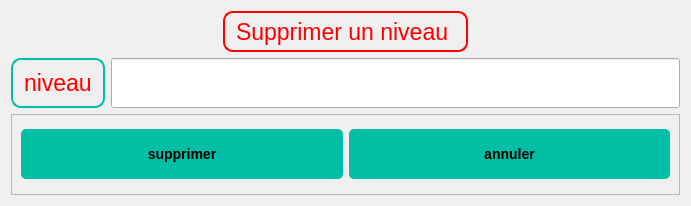
<?xml version="1.0" encoding="UTF-8"?>
<ui version="4.0">
 <class>Dialog</class>
 <widget class="QDialog" name="Dialog">
  <property name="geometry">
   <rect>
    <x>0</x>
    <y>0</y>
    <width>691</width>
    <height>206</height>
   </rect>
  </property>
  <property name="windowTitle">
   <string>Dialog</string>
  </property>
  <property name="styleSheet">
   <string notr="true">QLabel {
    background-color: none;
    border: 2px solid #00BFA5;
    border-radius: 10px;
    padding: 5px;
    color: #000000;
    font-size: 17pt;
    font-family: Arial, sans-serif;
}
QPushButton {
    font-family: &quot;Arial&quot;, sans-serif;
    font-size: 14px;
    font-weight: bold;
    color: #000000;
    background-color: #00BFA5;
    border: none;
    border-radius: 5px;
    padding: 8px 16px;
    text-align: center;
    text-transform: uppercase;
}

QPushButton:hover {
    background-color: #009980;
}
</string>
  </property>
  <layout class="QGridLayout" name="gridLayout">
   <item row="1" column="0">
    <widget class="QLabel" name="label_2">
     <property name="font">
      <font>
       <family>Arial,sans-serif</family>
       <pointsize>17</pointsize>
      </font>
     </property>
     <property name="styleSheet">
      <string notr="true">color : red;</string>
     </property>
     <property name="text">
      <string>niveau</string>
     </property>
    </widget>
   </item>
   <item row="1" column="1">
    <widget class="QLineEdit" name="niveau">
     <property name="minimumSize">
      <size>
       <width>0</width>
       <height>50</height>
      </size>
     </property>
     <property name="text">
      <string/>
     </property>
    </widget>
   </item>
   <item row="2" column="0" rowspan="2" colspan="2">
    <widget class="QFrame" name="frame">
     <property name="frameShape">
      <enum>QFrame::StyledPanel</enum>
     </property>
     <property name="frameShadow">
      <enum>QFrame::Raised</enum>
     </property>
     <layout class="QGridLayout" name="gridLayout_2">
      <item row="0" column="0">
       <widget class="QPushButton" name="pushButton">
        <property name="minimumSize">
         <size>
          <width>0</width>
          <height>50</height>
         </size>
        </property>
        <property name="styleSheet">
         <string notr="true">/* Buttons */
QPushButton {
    font-family: &quot;Arial&quot;, sans-serif;
    font-size: 14px;
    font-weight: bold;
    color: #000000; /* Black text color */
    background-color: #00BFA5; /* Teal button background color */
    border: none;
    border-radius: 5px;
    padding: 8px 16px;
    text-align: center; /* Center align button text */
    text-transform: uppercase; /* Uppercase button text */
}

QPushButton:hover {
    background-color: #009980; /* Darker teal button background color on hover */
}</string>
        </property>
        <property name="text">
         <string>supprimer</string>
        </property>
       </widget>
      </item>
      <item row="0" column="1">
       <widget class="QPushButton" name="pushButton_2">
        <property name="minimumSize">
         <size>
          <width>0</width>
          <height>50</height>
         </size>
        </property>
        <property name="styleSheet">
         <string notr="true">/* Buttons */
QPushButton {
    font-family: &quot;Arial&quot;, sans-serif;
    font-size: 14px;
    font-weight: bold;
    color: #000000; /* Black text color */
    background-color: #00BFA5; /* Teal button background color */
    border: none;
    border-radius: 5px;
    padding: 8px 16px;
    text-align: center; /* Center align button text */
    text-transform: uppercase; /* Uppercase button text */
}

QPushButton:hover {
    background-color: #009980; /* Darker teal button background color on hover */
}</string>
        </property>
        <property name="text">
         <string>annuler</string>
        </property>
       </widget>
      </item>
     </layout>
    </widget>
   </item>
   <item row="0" column="0" colspan="2" alignment="Qt::AlignHCenter">
    <widget class="QLabel" name="label">
     <property name="font">
      <font>
       <family>Arial,sans-serif</family>
       <pointsize>17</pointsize>
      </font>
     </property>
     <property name="styleSheet">
      <string notr="true">
QLabel {
  background-color: none;
  border: 2px solid red;
  border-radius: 10px;
  padding: 5px;
  color: red;
  font-size: 17pt;
  font-family: Arial, sans-serif;
  

}
</string>
     </property>
     <property name="text">
      <string>Supprimer un niveau </string>
     </property>
    </widget>
   </item>
  </layout>
 </widget>
 <resources/>
 <connections/>
</ui>
